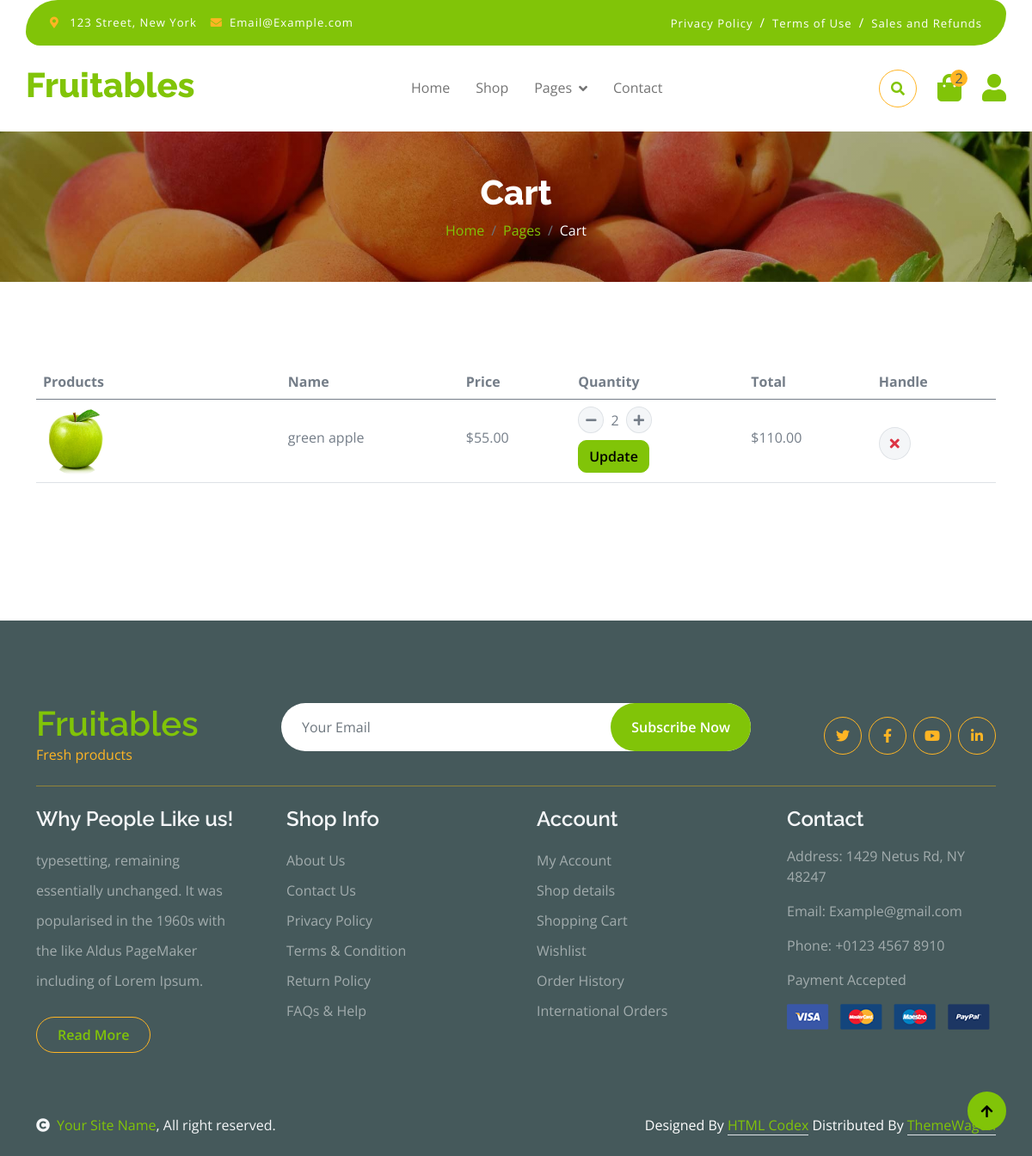
/order/cart/ (signed in), run on an earlier commit of the app's database.
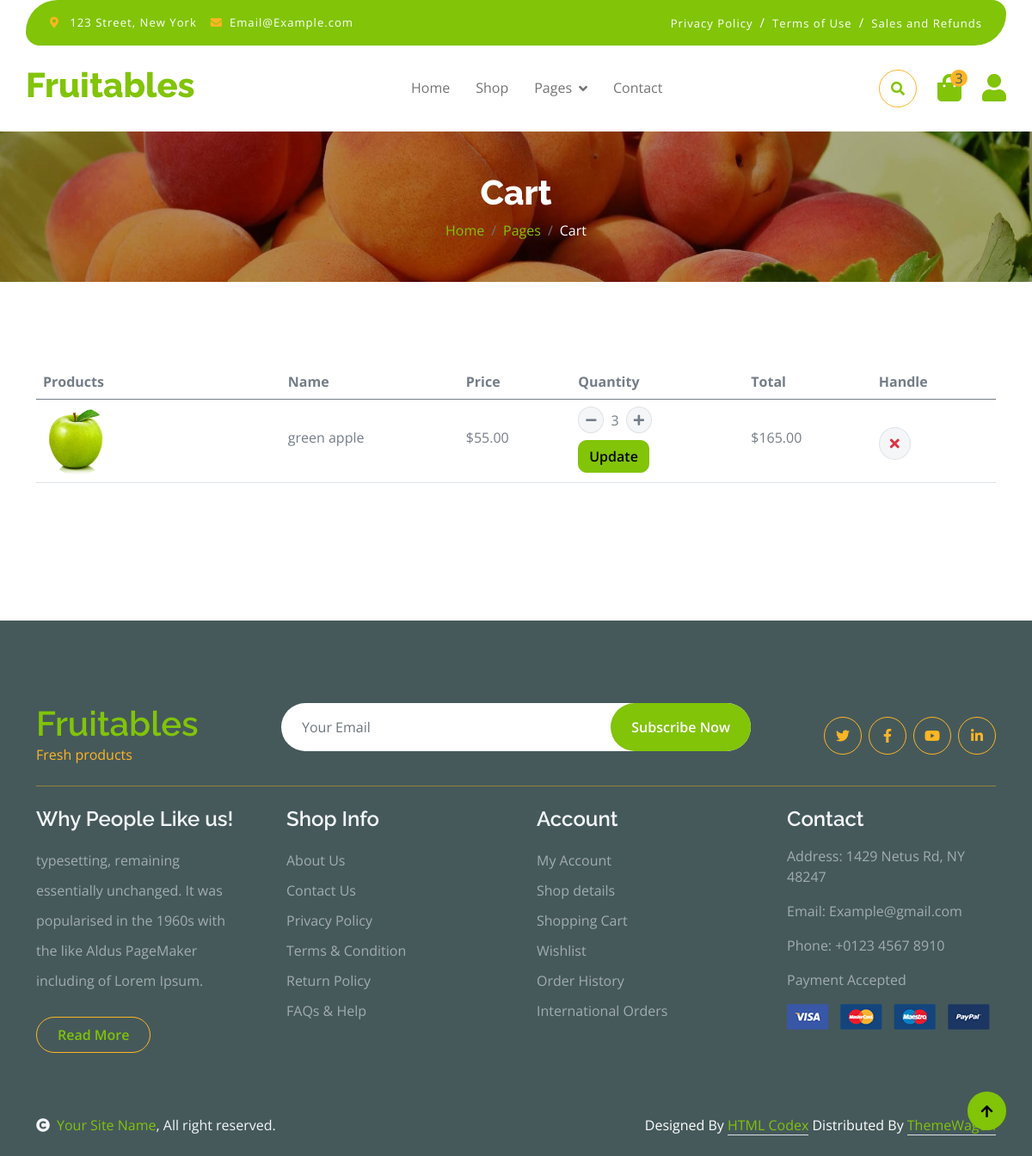
And on a later commit of the database.
### order/models.py (models this page shows, shortened)
class CartItem(models.Model):
    product = models.ForeignKey(Product, on_delete = models.CASCADE)
    cart = models.ForeignKey(Cart, on_delete= models.CASCADE, related_name='items')
    quantity = models.IntegerField(default=1)

### store/models.py (models this page shows, shortened)
class Product(models.Model):
    name = models.CharField(max_length=200)
    description = models.TextField()
    price = models.DecimalField(max_digits=10, decimal_places=2)
    product_image = VersatileImageField(upload_to='products/')
    slug = models.SlugField(unique=True)
    quantity = models.IntegerField(default=0)
    category = models.ForeignKey(Category, on_delete=models.CASCADE, related_name='products', null=True)
    tag = models.ManyToManyField(ProductTag, related_name='tags')

### order/views.py (the view)
# urls.py: path('cart/', views.ViewCart.as_view(), name='cart'),
class ViewCart(View):
    def get(self, request):
        if request.user.is_authenticated:
            cart, created = Cart.objects.get_or_create(user=request.user)
            items = cart.items.all()
        else:
            items = []
        for item in items:
            item.total_price = item.product.price * item.quantity
        return render(request, 'cart.html', {
            'items': items,
        })

### order/context_processors.py (called while the page is built)
def cart_items(request):
    total_items = 0
    if request.user.is_authenticated:
        cart, created = Cart.objects.get_or_create(user=request.user)
        total_items = sum(item.quantity for item in cart.items.all())
    return {
        'total_items': total_items,
    }

### templates/cart.html (shortened to what this page needs)
{% extends 'base.html' %}
{% load static %}
{% block content %}
        <div class="container-fluid page-header py-5">
            <h1 class="text-center text-white display-6">Cart</h1>
            <ol class="breadcrumb justify-content-center mb-0">
                <li class="breadcrumb-item"><a href="#">Home</a></li>
                <li class="breadcrumb-item"><a href="#">Pages</a></li>
                <li class="breadcrumb-item active text-white">Cart</li>
            </ol>
        </div>
        <div class="container-fluid py-5">
            <div class="container py-5">
                <div class="table-responsive">
                    <table class="table">
                        <thead>
                          <tr>
                            <th scope="col">Products</th>
                            <th scope="col">Name</th>
                            <th scope="col">Price</th>
                            <th scope="col">Quantity</th>
                            <th scope="col">Total</th>
                            <th scope="col">Handle</th>
                          </tr>
                        </thead>
                        <tbody>
                            {% for item in items %}
                            <tr>
                                <th scope="row">
                                    <div class="d-flex align-items-center">
                                        <img src="{{ item.product.product_image.url }}" class="img-fluid me-5 rounded-circle" style="width: 80px; height: 80px;" alt="">
                                    </div>
                                </th>
                                <td>
                                    <p class="mb-0 mt-4">{{ item.product.name }}</p>
                                </td>
                                <td>
                                    <p class="mb-0 mt-4">${{ item.product.price }}</p>
                                </td>
                              <td>
                                <form method="POST" action="{% url 'update_cart_item' item.id %}">
                                    <div class="d-flex align-items-center quantity">
                                        <button type="button" class="btn btn-sm btn-minus rounded-circle bg-light border">
                                            <i class="fa fa-minus"></i>
                                        </button>
                                        <span class="quantity-value mx-2">{{ item.quantity }}</span>
                                        <button type="button" class="btn btn-sm btn-plus rounded-circle bg-light border">
                                            <i class="fa fa-plus"></i>
                                        </button>
                                    </div>
                                    <button type="submit" class="btn btn-primary mt-2">Update</button>
                                </form>
                            </td>
                                <td>
                                    <p class="mb-0 mt-4">${{ item.total_price|floatformat:2 }}</p>
                                </td>
                                <td>
                                    <form method="POST" action="{% url 'remove_from_cart' item.id %}">
                                        <button type="submit" class="btn btn-md rounded-circle bg-light border mt-4">
                                            <i class="fa fa-times text-danger"></i>
                                        </button>
                                    </form>
                                </td>
                            </tr>
                            {% endfor %}
                        </tbody>
                    </table>
                </div>
                    </div>
                </div>
{% endblock %}

What changed in the data, as far as the page shows it:
changed CartItem "green apple": quantity "2" → "3"; total_price "110.00" → "165.00"
Also different on the page:
{{ total_items }}: "2" → "3"
